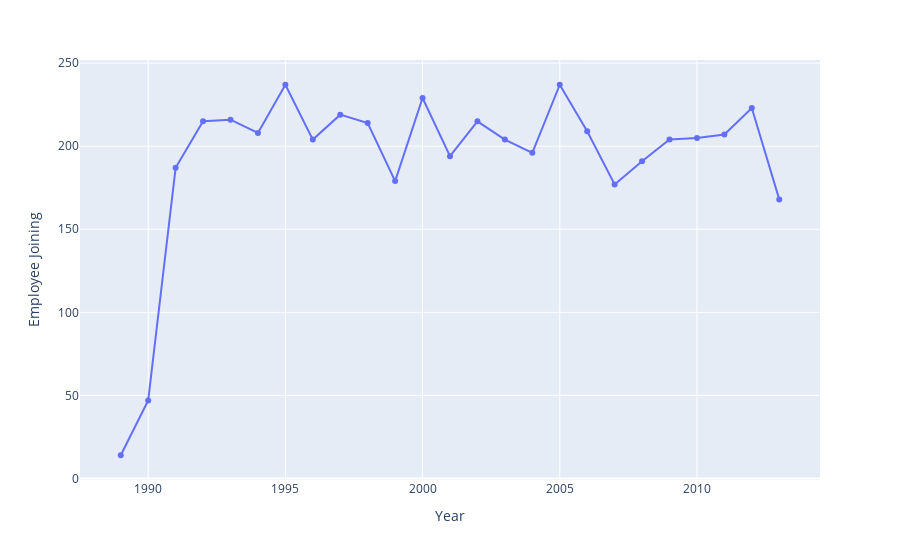

The code cell stored with this chart in its notebook:
### Markdown cell above
Setelah mempersiapkan data, kita dapat membuat visualisasi interaktif. Untuk membuat line plot, kita dapat menggunakan fungsi `.line()`, dengan parameter:
- `data_frame`: dataframe yang digunakan
- `x`: kolom untuk sumbu x
- `y`: kolom untuk sumbu y
- `markers`: (`True`/`False`) memunculkan titik data
- `labels`: custom label sesuai nama kolom

### Code cell
import plotly.express as px

# px.line
plot_join = px.line(data_frame=df_join, x='join_year', y='join_count',
                    markers=True,
                    labels={'join_year':'Year',
                            'join_count':'Employee Joining'})

plot_join

### Figure 1 — Plotly figure (JSON) as saved in the notebook; plotly's stock layout.template omitted (floating-point values rounded to 4 significant figures)
{"data": [{"hovertemplate": "Year=%{x}<br>Employee Joining=%{y}<extra></extra>", "legendgroup": "", "line": {"color": "#636efa", "dash": "solid"}, "marker": {"symbol": "circle"}, "mode": "lines+markers", "name": "", "orientation": "v", "showlegend": false, "type": "scatter", "x": [1989, 1990, 1991, 1992, 1993, 1994, 1995, 1996, 1997, 1998, 1999, 2000, 2001, 2002, 2003, 2004, 2005, 2006, 2007, 2008, 2009, 2010, 2011, 2012, 2013], "xaxis": "x", "y": [14, 47, 187, 215, 216, 208, 237, 204, 219, 214, 179, 229, 194, 215, 204, 196, 237, 209, 177, 191, 204, 205, 207, 223, 168], "yaxis": "y"}], "layout": {"legend": {"tracegroupgap": 0}, "margin": {"t": 60}, "xaxis": {"anchor": "y", "domain": [0, 1], "title": {"text": "Year"}}, "yaxis": {"anchor": "x", "domain": [0, 1], "title": {"text": "Employee Joining"}}}}
